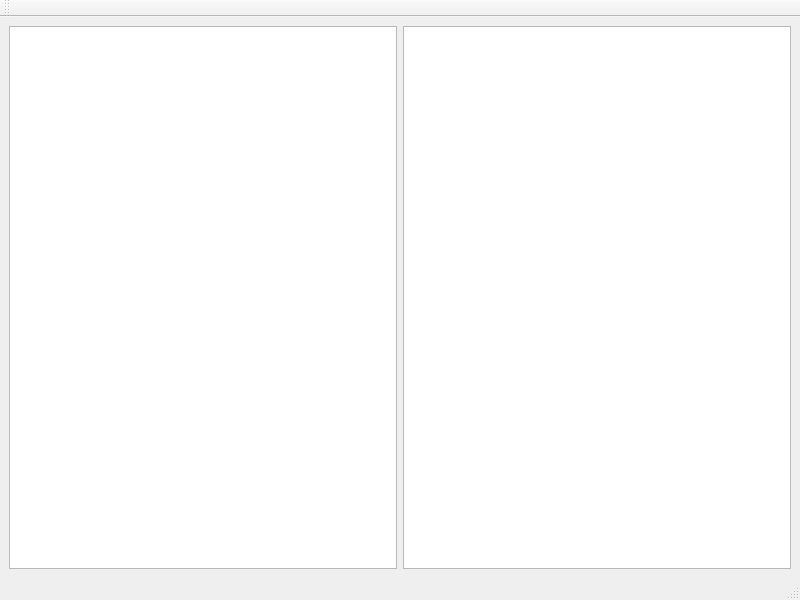
<?xml version="1.0" encoding="UTF-8"?>
<ui version="4.0">
 <class>ReportWindow</class>
 <widget class="QMainWindow" name="ReportWindow">
  <property name="geometry">
   <rect>
    <x>0</x>
    <y>0</y>
    <width>800</width>
    <height>600</height>
   </rect>
  </property>
  <property name="windowTitle">
   <string>MainWindow</string>
  </property>
  <widget class="QWidget" name="centralwidget">
   <layout class="QGridLayout" name="gridLayout">
    <item row="0" column="0">
     <widget class="QTextEdit" name="clinicalReport"/>
    </item>
    <item row="0" column="1">
     <widget class="QTextEdit" name="simplifiedReport"/>
    </item>
   </layout>
  </widget>
  <widget class="QMenuBar" name="menubar">
   <property name="geometry">
    <rect>
     <x>0</x>
     <y>0</y>
     <width>800</width>
     <height>21</height>
    </rect>
   </property>
  </widget>
  <widget class="QStatusBar" name="statusbar"/>
  <widget class="QToolBar" name="toolBar">
   <property name="windowTitle">
    <string>toolBar</string>
   </property>
   <attribute name="toolBarArea">
    <enum>TopToolBarArea</enum>
   </attribute>
   <attribute name="toolBarBreak">
    <bool>false</bool>
   </attribute>
  </widget>
 </widget>
 <resources/>
 <connections/>
</ui>
